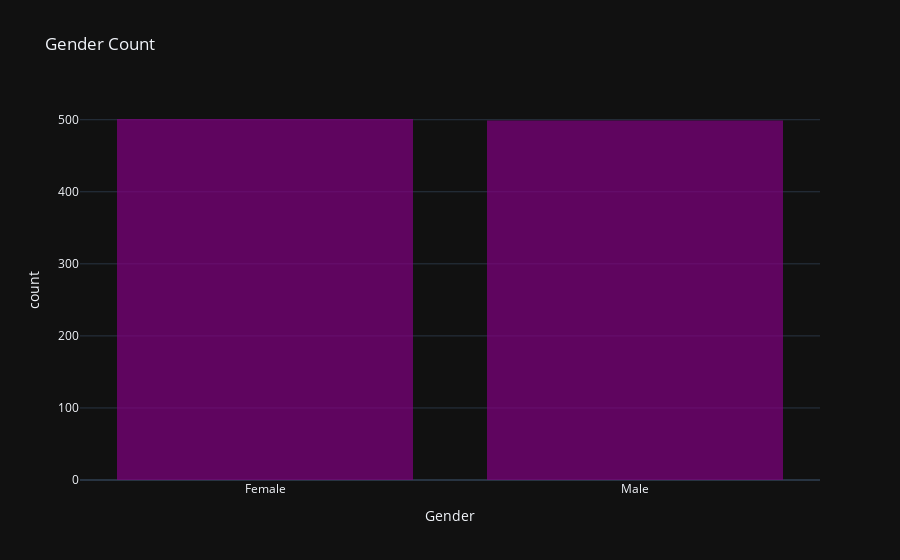

Notebook code for this chart:
### Code cell
fig = px.histogram(market, x="Gender",template='plotly_dark',color_discrete_sequence=['Purple'],opacity=0.7,title='Gender Count')
fig.show()

### Figure 1 — Plotly figure (JSON) as saved in the notebook; plotly's stock layout.template omitted (floating-point values rounded to 4 significant figures; data arrays with more than 128 entries replaced by an {"elided": "..."} marker saying what was removed)
{"data": [{"alignmentgroup": "True", "bingroup": "x", "hovertemplate": "Gender=%{x}<br>count=%{y}<extra></extra>", "legendgroup": "", "marker": {"color": "Purple", "opacity": 0.7, "pattern": {"shape": ""}}, "name": "", "offsetgroup": "", "orientation": "v", "showlegend": false, "type": "histogram", "x": {"elided": "1000 str values"}, "xaxis": "x", "yaxis": "y"}], "layout": {"barmode": "relative", "legend": {"tracegroupgap": 0}, "title": {"text": "Gender Count"}, "xaxis": {"anchor": "y", "domain": [0, 1], "title": {"text": "Gender"}}, "yaxis": {"anchor": "x", "domain": [0, 1], "title": {"text": "count"}}}}
